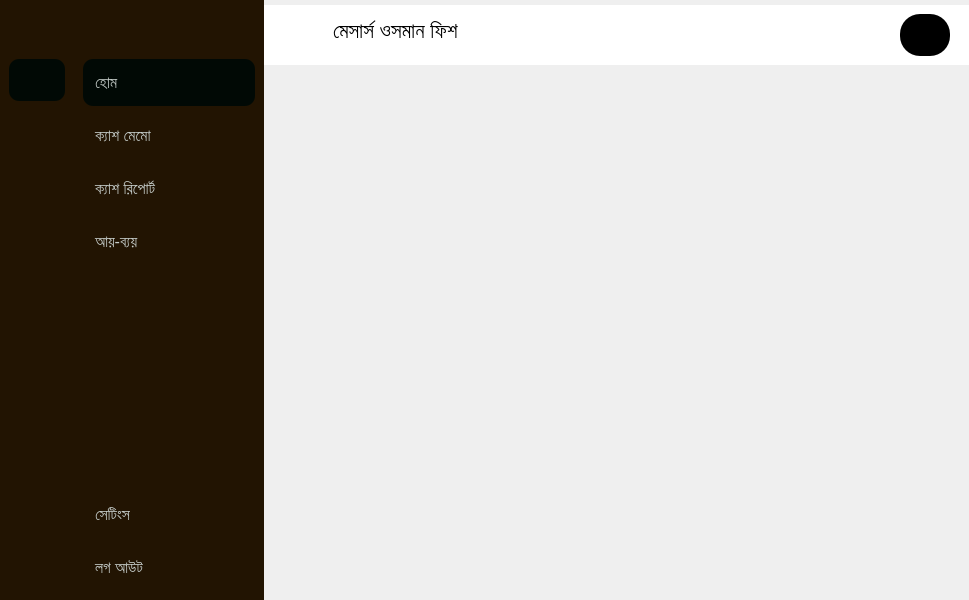
<?xml version="1.0" encoding="UTF-8"?>
<ui version="4.0">
 <class>MainWindow</class>
 <widget class="QMainWindow" name="MainWindow">
  <property name="geometry">
   <rect>
    <x>0</x>
    <y>0</y>
    <width>969</width>
    <height>600</height>
   </rect>
  </property>
  <property name="windowTitle">
   <string>MainWindow</string>
  </property>
  <property name="styleSheet">
   <string notr="true">*{
background:none;
border:none;
margin:0;
padding:0;
}

QDateEdit, QLineEdit{
border-radius:10px;
padding:2px;
margin:1px 6px;
}


#centralwidget{
background:
}
#IconMenu, #SideMenu{
background-color:#221402;
padding:0px;
margin:0px;
}


#IconMenu QPushButton, #IconMenu QLabel, #SideMenu QPushButton, #SideMenu QLabel{
background-color:#221402;
color:#C6CDCA;
text-align: left;
padding:14px 12px;

}

#IconMenuItems QPushButton, #MenuItems QPushButton{
               border-radius:10px;
            }

#IconMenuItems QPushButton:checked, #MenuItems QPushButton:checked,#IconMenuItems QPushButton:hover, #MenuItems QPushButton:hover {
                background-color: #010905;
            }


#header{
background-color:#2D221B
}
#header QLabel, #header QPushButton{
color:#C6CDCA;
font-size:16px
}
#header #userBtn{
      margin-right:20px;
}

#body{
background-color:#F0F0F0
}</string>
  </property>
  <widget class="QWidget" name="centralwidget">
   <layout class="QHBoxLayout" name="centralwidget_Layout">
    <property name="spacing">
     <number>0</number>
    </property>
    <property name="leftMargin">
     <number>0</number>
    </property>
    <property name="topMargin">
     <number>0</number>
    </property>
    <property name="rightMargin">
     <number>0</number>
    </property>
    <property name="bottomMargin">
     <number>0</number>
    </property>
    <item>
     <widget class="QWidget" name="IconMenu" native="true">
      <property name="maximumSize">
       <size>
        <width>80</width>
        <height>16777215</height>
       </size>
      </property>
      <property name="font">
       <font>
        <family>Arial</family>
       </font>
      </property>
      <layout class="QVBoxLayout" name="IconMenu_Layout">
       <property name="spacing">
        <number>0</number>
       </property>
       <property name="leftMargin">
        <number>0</number>
       </property>
       <property name="topMargin">
        <number>0</number>
       </property>
       <property name="rightMargin">
        <number>0</number>
       </property>
       <property name="bottomMargin">
        <number>0</number>
       </property>
       <item>
        <widget class="QFrame" name="IconMenuToggle">
         <property name="minimumSize">
          <size>
           <width>0</width>
           <height>50</height>
          </size>
         </property>
         <property name="maximumSize">
          <size>
           <width>16777215</width>
           <height>50</height>
          </size>
         </property>
         <property name="font">
          <font>
           <family>Arial</family>
          </font>
         </property>
         <property name="frameShape">
          <enum>QFrame::StyledPanel</enum>
         </property>
         <property name="frameShadow">
          <enum>QFrame::Raised</enum>
         </property>
         <layout class="QVBoxLayout" name="IconMenuToggle_Layout">
          <property name="leftMargin">
           <number>9</number>
          </property>
          <item>
           <widget class="QPushButton" name="IconToggleBtn">
            <property name="font">
             <font>
              <family>Arial</family>
             </font>
            </property>
            <property name="cursor">
             <cursorShape>PointingHandCursor</cursorShape>
            </property>
            <property name="toolTip">
             <string>Expand Menu</string>
            </property>
            <property name="text">
             <string/>
            </property>
            <property name="icon">
             <iconset resource="resource.qrc">
              <normaloff>:/icons/icons/menu.svg</normaloff>:/icons/icons/menu.svg</iconset>
            </property>
            <property name="iconSize">
             <size>
              <width>28</width>
              <height>28</height>
             </size>
            </property>
            <property name="checkable">
             <bool>true</bool>
            </property>
            <property name="autoRepeat">
             <bool>false</bool>
            </property>
            <property name="autoExclusive">
             <bool>true</bool>
            </property>
           </widget>
          </item>
         </layout>
        </widget>
       </item>
       <item>
        <widget class="QFrame" name="IconMenuItems">
         <property name="font">
          <font>
           <family>Arial</family>
          </font>
         </property>
         <property name="frameShape">
          <enum>QFrame::StyledPanel</enum>
         </property>
         <property name="frameShadow">
          <enum>QFrame::Raised</enum>
         </property>
         <layout class="QVBoxLayout" name="verticalLayout_2">
          <item>
           <widget class="QPushButton" name="homeIconBtn">
            <property name="font">
             <font>
              <family>Arial</family>
             </font>
            </property>
            <property name="cursor">
             <cursorShape>PointingHandCursor</cursorShape>
            </property>
            <property name="toolTip">
             <string>হোম </string>
            </property>
            <property name="text">
             <string/>
            </property>
            <property name="icon">
             <iconset resource="resource.qrc">
              <normaloff>:/icons/icons/home.svg</normaloff>:/icons/icons/home.svg</iconset>
            </property>
            <property name="iconSize">
             <size>
              <width>28</width>
              <height>28</height>
             </size>
            </property>
            <property name="checkable">
             <bool>true</bool>
            </property>
            <property name="checked">
             <bool>true</bool>
            </property>
            <property name="autoExclusive">
             <bool>true</bool>
            </property>
            <property name="autoRepeatDelay">
             <number>100</number>
            </property>
            <property name="autoDefault">
             <bool>false</bool>
            </property>
            <property name="flat">
             <bool>false</bool>
            </property>
           </widget>
          </item>
          <item>
           <widget class="QPushButton" name="memoIconBtn">
            <property name="font">
             <font>
              <family>Arial</family>
             </font>
            </property>
            <property name="cursor">
             <cursorShape>PointingHandCursor</cursorShape>
            </property>
            <property name="toolTip">
             <string>ক্যাশ মেমো </string>
            </property>
            <property name="text">
             <string/>
            </property>
            <property name="icon">
             <iconset resource="resource.qrc">
              <normaloff>:/icons/icons/edit.svg</normaloff>:/icons/icons/edit.svg</iconset>
            </property>
            <property name="iconSize">
             <size>
              <width>28</width>
              <height>28</height>
             </size>
            </property>
            <property name="checkable">
             <bool>true</bool>
            </property>
            <property name="autoExclusive">
             <bool>true</bool>
            </property>
            <property name="autoRepeatDelay">
             <number>100</number>
            </property>
            <property name="autoDefault">
             <bool>false</bool>
            </property>
            <property name="flat">
             <bool>false</bool>
            </property>
           </widget>
          </item>
          <item>
           <widget class="QPushButton" name="cashReportIconBtn">
            <property name="font">
             <font>
              <family>Arial</family>
             </font>
            </property>
            <property name="cursor">
             <cursorShape>PointingHandCursor</cursorShape>
            </property>
            <property name="toolTip">
             <string>ক্যাশ রিপোর্ট</string>
            </property>
            <property name="text">
             <string/>
            </property>
            <property name="icon">
             <iconset resource="resource.qrc">
              <normaloff>:/icons/icons/loader.svg</normaloff>:/icons/icons/loader.svg</iconset>
            </property>
            <property name="iconSize">
             <size>
              <width>28</width>
              <height>28</height>
             </size>
            </property>
            <property name="checkable">
             <bool>true</bool>
            </property>
            <property name="autoExclusive">
             <bool>true</bool>
            </property>
            <property name="autoRepeatDelay">
             <number>100</number>
            </property>
            <property name="autoDefault">
             <bool>false</bool>
            </property>
            <property name="flat">
             <bool>false</bool>
            </property>
           </widget>
          </item>
          <item>
           <widget class="QPushButton" name="costEntryIconBtn">
            <property name="font">
             <font>
              <family>Arial</family>
             </font>
            </property>
            <property name="cursor">
             <cursorShape>PointingHandCursor</cursorShape>
            </property>
            <property name="toolTip">
             <string>খরচের এন্ট্রি</string>
            </property>
            <property name="text">
             <string/>
            </property>
            <property name="icon">
             <iconset resource="resource.qrc">
              <normaloff>:/icons/icons/file-text.svg</normaloff>:/icons/icons/file-text.svg</iconset>
            </property>
            <property name="iconSize">
             <size>
              <width>28</width>
              <height>28</height>
             </size>
            </property>
            <property name="checkable">
             <bool>true</bool>
            </property>
            <property name="autoExclusive">
             <bool>true</bool>
            </property>
            <property name="autoRepeatDelay">
             <number>100</number>
            </property>
            <property name="autoDefault">
             <bool>false</bool>
            </property>
            <property name="flat">
             <bool>false</bool>
            </property>
           </widget>
          </item>
          <item>
           <spacer name="IconMenuSpacer">
            <property name="font">
             <font>
              <family>Arial</family>
             </font>
            </property>
            <property name="orientation">
             <enum>Qt::Vertical</enum>
            </property>
            <property name="sizeHint" stdset="0">
             <size>
              <width>20</width>
              <height>40</height>
             </size>
            </property>
           </spacer>
          </item>
          <item>
           <widget class="QPushButton" name="settingsIconBtn">
            <property name="font">
             <font>
              <family>Arial</family>
             </font>
            </property>
            <property name="cursor">
             <cursorShape>PointingHandCursor</cursorShape>
            </property>
            <property name="toolTip">
             <string>সেটিংস </string>
            </property>
            <property name="text">
             <string/>
            </property>
            <property name="icon">
             <iconset resource="resource.qrc">
              <normaloff>:/icons/icons/settings.svg</normaloff>:/icons/icons/settings.svg</iconset>
            </property>
            <property name="iconSize">
             <size>
              <width>28</width>
              <height>28</height>
             </size>
            </property>
            <property name="checkable">
             <bool>true</bool>
            </property>
            <property name="autoExclusive">
             <bool>true</bool>
            </property>
            <property name="autoRepeatDelay">
             <number>100</number>
            </property>
            <property name="autoDefault">
             <bool>false</bool>
            </property>
            <property name="flat">
             <bool>false</bool>
            </property>
           </widget>
          </item>
          <item>
           <widget class="QPushButton" name="logoutIconBtn">
            <property name="font">
             <font>
              <family>Arial</family>
             </font>
            </property>
            <property name="cursor">
             <cursorShape>PointingHandCursor</cursorShape>
            </property>
            <property name="toolTip">
             <string>লগ আউট</string>
            </property>
            <property name="text">
             <string/>
            </property>
            <property name="icon">
             <iconset resource="resource.qrc">
              <normaloff>:/icons/icons/log-out.svg</normaloff>:/icons/icons/log-out.svg</iconset>
            </property>
            <property name="iconSize">
             <size>
              <width>28</width>
              <height>28</height>
             </size>
            </property>
            <property name="checkable">
             <bool>true</bool>
            </property>
            <property name="autoExclusive">
             <bool>true</bool>
            </property>
            <property name="autoRepeatDelay">
             <number>100</number>
            </property>
            <property name="autoDefault">
             <bool>false</bool>
            </property>
            <property name="flat">
             <bool>false</bool>
            </property>
           </widget>
          </item>
         </layout>
        </widget>
       </item>
      </layout>
     </widget>
    </item>
    <item>
     <widget class="QWidget" name="SideMenu" native="true">
      <property name="minimumSize">
       <size>
        <width>190</width>
        <height>0</height>
       </size>
      </property>
      <property name="maximumSize">
       <size>
        <width>190</width>
        <height>16777215</height>
       </size>
      </property>
      <property name="font">
       <font>
        <family>Arial</family>
       </font>
      </property>
      <layout class="QVBoxLayout" name="SideMenu_Layout">
       <property name="spacing">
        <number>0</number>
       </property>
       <property name="leftMargin">
        <number>0</number>
       </property>
       <property name="topMargin">
        <number>0</number>
       </property>
       <property name="rightMargin">
        <number>0</number>
       </property>
       <property name="bottomMargin">
        <number>0</number>
       </property>
       <item>
        <widget class="QFrame" name="MenuToggle">
         <property name="minimumSize">
          <size>
           <width>0</width>
           <height>50</height>
          </size>
         </property>
         <property name="maximumSize">
          <size>
           <width>16777215</width>
           <height>50</height>
          </size>
         </property>
         <property name="font">
          <font>
           <family>Arial</family>
          </font>
         </property>
         <property name="frameShape">
          <enum>QFrame::StyledPanel</enum>
         </property>
         <property name="frameShadow">
          <enum>QFrame::Raised</enum>
         </property>
         <layout class="QVBoxLayout" name="verticalLayout">
          <item>
           <widget class="QPushButton" name="ToggleBtn">
            <property name="font">
             <font>
              <family>Arial</family>
             </font>
            </property>
            <property name="cursor">
             <cursorShape>PointingHandCursor</cursorShape>
            </property>
            <property name="toolTip">
             <string>Narrow</string>
            </property>
            <property name="text">
             <string/>
            </property>
            <property name="icon">
             <iconset resource="resource.qrc">
              <normaloff>:/icons/icons/chevrons-left.svg</normaloff>:/icons/icons/chevrons-left.svg</iconset>
            </property>
            <property name="iconSize">
             <size>
              <width>28</width>
              <height>28</height>
             </size>
            </property>
            <property name="checkable">
             <bool>true</bool>
            </property>
            <property name="autoExclusive">
             <bool>true</bool>
            </property>
           </widget>
          </item>
         </layout>
        </widget>
       </item>
       <item>
        <widget class="QFrame" name="MenuItems">
         <property name="font">
          <font>
           <family>Arial</family>
          </font>
         </property>
         <property name="frameShape">
          <enum>QFrame::StyledPanel</enum>
         </property>
         <property name="frameShadow">
          <enum>QFrame::Raised</enum>
         </property>
         <layout class="QVBoxLayout" name="verticalLayout_3">
          <item>
           <widget class="QPushButton" name="homeBtn">
            <property name="font">
             <font>
              <family>Arial</family>
              <pointsize>12</pointsize>
             </font>
            </property>
            <property name="cursor">
             <cursorShape>PointingHandCursor</cursorShape>
            </property>
            <property name="toolTip">
             <string>হোম</string>
            </property>
            <property name="text">
             <string>হোম </string>
            </property>
            <property name="icon">
             <iconset resource="resource.qrc">
              <normaloff>:/icons/icons/home.svg</normaloff>:/icons/icons/home.svg</iconset>
            </property>
            <property name="iconSize">
             <size>
              <width>28</width>
              <height>28</height>
             </size>
            </property>
            <property name="checkable">
             <bool>true</bool>
            </property>
            <property name="checked">
             <bool>true</bool>
            </property>
            <property name="autoExclusive">
             <bool>true</bool>
            </property>
            <property name="autoRepeatDelay">
             <number>100</number>
            </property>
            <property name="autoDefault">
             <bool>false</bool>
            </property>
            <property name="flat">
             <bool>false</bool>
            </property>
           </widget>
          </item>
          <item>
           <widget class="QPushButton" name="memoBtn">
            <property name="font">
             <font>
              <family>Arial</family>
              <pointsize>12</pointsize>
             </font>
            </property>
            <property name="cursor">
             <cursorShape>PointingHandCursor</cursorShape>
            </property>
            <property name="toolTip">
             <string>ক্যাশ মেমো </string>
            </property>
            <property name="text">
             <string>ক্যাশ মেমো </string>
            </property>
            <property name="icon">
             <iconset resource="resource.qrc">
              <normaloff>:/icons/icons/edit.svg</normaloff>:/icons/icons/edit.svg</iconset>
            </property>
            <property name="iconSize">
             <size>
              <width>28</width>
              <height>28</height>
             </size>
            </property>
            <property name="checkable">
             <bool>true</bool>
            </property>
            <property name="autoExclusive">
             <bool>true</bool>
            </property>
            <property name="autoRepeatDelay">
             <number>100</number>
            </property>
            <property name="autoDefault">
             <bool>false</bool>
            </property>
            <property name="flat">
             <bool>false</bool>
            </property>
           </widget>
          </item>
          <item>
           <widget class="QPushButton" name="cashReportBtn">
            <property name="font">
             <font>
              <family>Arial</family>
              <pointsize>12</pointsize>
             </font>
            </property>
            <property name="cursor">
             <cursorShape>PointingHandCursor</cursorShape>
            </property>
            <property name="toolTip">
             <string>ক্যাশ রিপোর্ট</string>
            </property>
            <property name="text">
             <string>ক্যাশ রিপোর্ট</string>
            </property>
            <property name="icon">
             <iconset resource="resource.qrc">
              <normaloff>:/icons/icons/loader.svg</normaloff>:/icons/icons/loader.svg</iconset>
            </property>
            <property name="iconSize">
             <size>
              <width>28</width>
              <height>28</height>
             </size>
            </property>
            <property name="checkable">
             <bool>true</bool>
            </property>
            <property name="autoExclusive">
             <bool>true</bool>
            </property>
            <property name="autoRepeatDelay">
             <number>100</number>
            </property>
            <property name="autoDefault">
             <bool>false</bool>
            </property>
            <property name="flat">
             <bool>false</bool>
            </property>
           </widget>
          </item>
          <item>
           <widget class="QPushButton" name="costEntryBtn">
            <property name="font">
             <font>
              <family>Arial</family>
              <pointsize>12</pointsize>
             </font>
            </property>
            <property name="cursor">
             <cursorShape>PointingHandCursor</cursorShape>
            </property>
            <property name="toolTip">
             <string>খরচের এন্ট্রি</string>
            </property>
            <property name="text">
             <string>আয়-ব্যয়</string>
            </property>
            <property name="icon">
             <iconset resource="resource.qrc">
              <normaloff>:/icons/icons/file-text.svg</normaloff>:/icons/icons/file-text.svg</iconset>
            </property>
            <property name="iconSize">
             <size>
              <width>28</width>
              <height>28</height>
             </size>
            </property>
            <property name="checkable">
             <bool>true</bool>
            </property>
            <property name="autoExclusive">
             <bool>true</bool>
            </property>
            <property name="autoRepeatDelay">
             <number>100</number>
            </property>
            <property name="autoDefault">
             <bool>false</bool>
            </property>
            <property name="flat">
             <bool>false</bool>
            </property>
           </widget>
          </item>
          <item>
           <spacer name="sideMenuSpacer">
            <property name="font">
             <font>
              <family>Arial</family>
             </font>
            </property>
            <property name="orientation">
             <enum>Qt::Vertical</enum>
            </property>
            <property name="sizeHint" stdset="0">
             <size>
              <width>20</width>
              <height>40</height>
             </size>
            </property>
           </spacer>
          </item>
          <item>
           <widget class="QPushButton" name="settingsBtn">
            <property name="font">
             <font>
              <family>Arial</family>
              <pointsize>12</pointsize>
             </font>
            </property>
            <property name="cursor">
             <cursorShape>PointingHandCursor</cursorShape>
            </property>
            <property name="toolTip">
             <string>সেটিংস </string>
            </property>
            <property name="text">
             <string>সেটিংস </string>
            </property>
            <property name="icon">
             <iconset resource="resource.qrc">
              <normaloff>:/icons/icons/settings.svg</normaloff>:/icons/icons/settings.svg</iconset>
            </property>
            <property name="iconSize">
             <size>
              <width>28</width>
              <height>28</height>
             </size>
            </property>
            <property name="checkable">
             <bool>true</bool>
            </property>
            <property name="autoExclusive">
             <bool>true</bool>
            </property>
            <property name="autoRepeatDelay">
             <number>100</number>
            </property>
            <property name="autoDefault">
             <bool>false</bool>
            </property>
            <property name="flat">
             <bool>false</bool>
            </property>
           </widget>
          </item>
          <item>
           <widget class="QPushButton" name="logoutBtn">
            <property name="font">
             <font>
              <family>Arial</family>
              <pointsize>12</pointsize>
             </font>
            </property>
            <property name="cursor">
             <cursorShape>PointingHandCursor</cursorShape>
            </property>
            <property name="toolTip">
             <string>লগ আউট</string>
            </property>
            <property name="text">
             <string>লগ আউট</string>
            </property>
            <property name="icon">
             <iconset resource="resource.qrc">
              <normaloff>:/icons/icons/log-out.svg</normaloff>:/icons/icons/log-out.svg</iconset>
            </property>
            <property name="iconSize">
             <size>
              <width>28</width>
              <height>28</height>
             </size>
            </property>
            <property name="checkable">
             <bool>true</bool>
            </property>
            <property name="autoExclusive">
             <bool>true</bool>
            </property>
            <property name="autoRepeatDelay">
             <number>100</number>
            </property>
            <property name="autoDefault">
             <bool>false</bool>
            </property>
            <property name="flat">
             <bool>false</bool>
            </property>
           </widget>
          </item>
         </layout>
        </widget>
       </item>
      </layout>
     </widget>
    </item>
    <item>
     <widget class="QWidget" name="MainBody" native="true">
      <property name="font">
       <font>
        <family>Arial</family>
       </font>
      </property>
      <layout class="QVBoxLayout" name="MainBody_Layout">
       <property name="spacing">
        <number>0</number>
       </property>
       <property name="leftMargin">
        <number>0</number>
       </property>
       <property name="topMargin">
        <number>0</number>
       </property>
       <property name="rightMargin">
        <number>0</number>
       </property>
       <property name="bottomMargin">
        <number>0</number>
       </property>
       <item>
        <widget class="QWidget" name="Header" native="true">
         <property name="minimumSize">
          <size>
           <width>0</width>
           <height>60</height>
          </size>
         </property>
         <property name="maximumSize">
          <size>
           <width>16777215</width>
           <height>50</height>
          </size>
         </property>
         <property name="font">
          <font>
           <family>Arial</family>
          </font>
         </property>
         <property name="styleSheet">
          <string notr="true">background-color: rgb(255, 255, 255);</string>
         </property>
         <layout class="QHBoxLayout" name="Header_Layout">
          <item alignment="Qt::AlignLeft">
           <widget class="QWidget" name="LeftHeader" native="true">
            <property name="font">
             <font>
              <family>Arial</family>
             </font>
            </property>
            <layout class="QHBoxLayout" name="LeftHeader_Layout">
             <property name="topMargin">
              <number>0</number>
             </property>
             <item>
              <widget class="QLabel" name="logo">
               <property name="minimumSize">
                <size>
                 <width>45</width>
                 <height>35</height>
                </size>
               </property>
               <property name="maximumSize">
                <size>
                 <width>40</width>
                 <height>30</height>
                </size>
               </property>
               <property name="font">
                <font>
                 <family>Arial</family>
                </font>
               </property>
               <property name="text">
                <string/>
               </property>
               <property name="pixmap">
                <pixmap resource="resource.qrc">:/icons/images/logo.png</pixmap>
               </property>
               <property name="scaledContents">
                <bool>true</bool>
               </property>
              </widget>
             </item>
             <item>
              <widget class="QLabel" name="tag">
               <property name="font">
                <font>
                 <family>Arial</family>
                 <pointsize>16</pointsize>
                </font>
               </property>
               <property name="text">
                <string>মেসার্স ওসমান ফিশ </string>
               </property>
              </widget>
             </item>
            </layout>
           </widget>
          </item>
          <item>
           <spacer name="HeaderSpacer">
            <property name="font">
             <font>
              <family>Arial</family>
             </font>
            </property>
            <property name="orientation">
             <enum>Qt::Horizontal</enum>
            </property>
            <property name="sizeHint" stdset="0">
             <size>
              <width>40</width>
              <height>20</height>
             </size>
            </property>
           </spacer>
          </item>
          <item>
           <widget class="QWidget" name="RightHeader" native="true">
            <property name="font">
             <font>
              <family>Arial</family>
             </font>
            </property>
            <property name="styleSheet">
             <string notr="true">*{background-color: rgb(0, 0, 0);
 border-radius:20px;
margin-right:10px;
}</string>
            </property>
            <layout class="QHBoxLayout" name="RightHeader_Layout">
             <property name="topMargin">
              <number>9</number>
             </property>
             <property name="bottomMargin">
              <number>9</number>
             </property>
             <item>
              <widget class="QPushButton" name="userBtn">
               <property name="font">
                <font>
                 <family>Arial</family>
                </font>
               </property>
               <property name="cursor">
                <cursorShape>PointingHandCursor</cursorShape>
               </property>
               <property name="text">
                <string/>
               </property>
               <property name="icon">
                <iconset resource="resource.qrc">
                 <normaloff>:/icons/icons/user.svg</normaloff>:/icons/icons/user.svg</iconset>
               </property>
               <property name="iconSize">
                <size>
                 <width>28</width>
                 <height>28</height>
                </size>
               </property>
               <property name="checkable">
                <bool>true</bool>
               </property>
               <property name="autoExclusive">
                <bool>true</bool>
               </property>
              </widget>
             </item>
            </layout>
           </widget>
          </item>
         </layout>
        </widget>
       </item>
       <item>
        <widget class="QWidget" name="Body" native="true">
         <property name="font">
          <font>
           <family>Arial</family>
          </font>
         </property>
         <layout class="QHBoxLayout" name="horizontalLayout">
          <property name="spacing">
           <number>0</number>
          </property>
          <property name="leftMargin">
           <number>0</number>
          </property>
          <property name="topMargin">
           <number>0</number>
          </property>
          <property name="rightMargin">
           <number>0</number>
          </property>
          <property name="bottomMargin">
           <number>0</number>
          </property>
          <item>
           <widget class="QStackedWidget" name="stackedWidget">
            <property name="font">
             <font>
              <family>Arial</family>
             </font>
            </property>
            <widget class="QWidget" name="page"/>
            <widget class="QWidget" name="page_2"/>
           </widget>
          </item>
         </layout>
        </widget>
       </item>
      </layout>
     </widget>
    </item>
   </layout>
  </widget>
 </widget>
 <resources>
  <include location="resource.qrc"/>
 </resources>
 <connections>
  <connection>
   <sender>ToggleBtn</sender>
   <signal>clicked()</signal>
   <receiver>IconMenu</receiver>
   <slot>show()</slot>
   <hints>
    <hint type="sourcelabel">
     <x>142</x>
     <y>24</y>
    </hint>
    <hint type="destinationlabel">
     <x>36</x>
     <y>299</y>
    </hint>
   </hints>
  </connection>
  <connection>
   <sender>ToggleBtn</sender>
   <signal>clicked()</signal>
   <receiver>SideMenu</receiver>
   <slot>hide()</slot>
   <hints>
    <hint type="sourcelabel">
     <x>142</x>
     <y>24</y>
    </hint>
    <hint type="destinationlabel">
     <x>142</x>
     <y>299</y>
    </hint>
   </hints>
  </connection>
  <connection>
   <sender>IconToggleBtn</sender>
   <signal>clicked()</signal>
   <receiver>SideMenu</receiver>
   <slot>show()</slot>
   <hints>
    <hint type="sourcelabel">
     <x>36</x>
     <y>24</y>
    </hint>
    <hint type="destinationlabel">
     <x>142</x>
     <y>299</y>
    </hint>
   </hints>
  </connection>
  <connection>
   <sender>IconToggleBtn</sender>
   <signal>clicked()</signal>
   <receiver>IconMenu</receiver>
   <slot>hide()</slot>
   <hints>
    <hint type="sourcelabel">
     <x>36</x>
     <y>24</y>
    </hint>
    <hint type="destinationlabel">
     <x>36</x>
     <y>299</y>
    </hint>
   </hints>
  </connection>
  <connection>
   <sender>homeBtn</sender>
   <signal>toggled(bool)</signal>
   <receiver>homeIconBtn</receiver>
   <slot>setChecked(bool)</slot>
   <hints>
    <hint type="sourcelabel">
     <x>163</x>
     <y>86</y>
    </hint>
    <hint type="destinationlabel">
     <x>36</x>
     <y>86</y>
    </hint>
   </hints>
  </connection>
  <connection>
   <sender>homeIconBtn</sender>
   <signal>toggled(bool)</signal>
   <receiver>homeBtn</receiver>
   <slot>setChecked(bool)</slot>
   <hints>
    <hint type="sourcelabel">
     <x>36</x>
     <y>86</y>
    </hint>
    <hint type="destinationlabel">
     <x>163</x>
     <y>86</y>
    </hint>
   </hints>
  </connection>
  <connection>
   <sender>memoBtn</sender>
   <signal>toggled(bool)</signal>
   <receiver>memoIconBtn</receiver>
   <slot>setChecked(bool)</slot>
   <hints>
    <hint type="sourcelabel">
     <x>163</x>
     <y>148</y>
    </hint>
    <hint type="destinationlabel">
     <x>36</x>
     <y>148</y>
    </hint>
   </hints>
  </connection>
  <connection>
   <sender>memoIconBtn</sender>
   <signal>toggled(bool)</signal>
   <receiver>memoBtn</receiver>
   <slot>setChecked(bool)</slot>
   <hints>
    <hint type="sourcelabel">
     <x>36</x>
     <y>148</y>
    </hint>
    <hint type="destinationlabel">
     <x>163</x>
     <y>148</y>
    </hint>
   </hints>
  </connection>
  <connection>
   <sender>cashReportBtn</sender>
   <signal>toggled(bool)</signal>
   <receiver>cashReportIconBtn</receiver>
   <slot>setChecked(bool)</slot>
   <hints>
    <hint type="sourcelabel">
     <x>163</x>
     <y>210</y>
    </hint>
    <hint type="destinationlabel">
     <x>36</x>
     <y>210</y>
    </hint>
   </hints>
  </connection>
  <connection>
   <sender>cashReportIconBtn</sender>
   <signal>toggled(bool)</signal>
   <receiver>cashReportBtn</receiver>
   <slot>setChecked(bool)</slot>
   <hints>
    <hint type="sourcelabel">
     <x>36</x>
     <y>210</y>
    </hint>
    <hint type="destinationlabel">
     <x>163</x>
     <y>210</y>
    </hint>
   </hints>
  </connection>
  <connection>
   <sender>costEntryBtn</sender>
   <signal>toggled(bool)</signal>
   <receiver>costEntryIconBtn</receiver>
   <slot>setChecked(bool)</slot>
   <hints>
    <hint type="sourcelabel">
     <x>163</x>
     <y>272</y>
    </hint>
    <hint type="destinationlabel">
     <x>36</x>
     <y>272</y>
    </hint>
   </hints>
  </connection>
  <connection>
   <sender>costEntryIconBtn</sender>
   <signal>toggled(bool)</signal>
   <receiver>costEntryBtn</receiver>
   <slot>setChecked(bool)</slot>
   <hints>
    <hint type="sourcelabel">
     <x>36</x>
     <y>272</y>
    </hint>
    <hint type="destinationlabel">
     <x>163</x>
     <y>272</y>
    </hint>
   </hints>
  </connection>
  <connection>
   <sender>settingsBtn</sender>
   <signal>toggled(bool)</signal>
   <receiver>settingsBtn</receiver>
   <slot>setChecked(bool)</slot>
   <hints>
    <hint type="sourcelabel">
     <x>163</x>
     <y>500</y>
    </hint>
    <hint type="destinationlabel">
     <x>163</x>
     <y>500</y>
    </hint>
   </hints>
  </connection>
  <connection>
   <sender>settingsIconBtn</sender>
   <signal>toggled(bool)</signal>
   <receiver>settingsBtn</receiver>
   <slot>setChecked(bool)</slot>
   <hints>
    <hint type="sourcelabel">
     <x>36</x>
     <y>500</y>
    </hint>
    <hint type="destinationlabel">
     <x>163</x>
     <y>500</y>
    </hint>
   </hints>
  </connection>
  <connection>
   <sender>logoutBtn</sender>
   <signal>toggled(bool)</signal>
   <receiver>logoutIconBtn</receiver>
   <slot>setChecked(bool)</slot>
   <hints>
    <hint type="sourcelabel">
     <x>163</x>
     <y>562</y>
    </hint>
    <hint type="destinationlabel">
     <x>36</x>
     <y>562</y>
    </hint>
   </hints>
  </connection>
  <connection>
   <sender>logoutIconBtn</sender>
   <signal>toggled(bool)</signal>
   <receiver>logoutBtn</receiver>
   <slot>setChecked(bool)</slot>
   <hints>
    <hint type="sourcelabel">
     <x>36</x>
     <y>562</y>
    </hint>
    <hint type="destinationlabel">
     <x>163</x>
     <y>562</y>
    </hint>
   </hints>
  </connection>
 </connections>
</ui>
